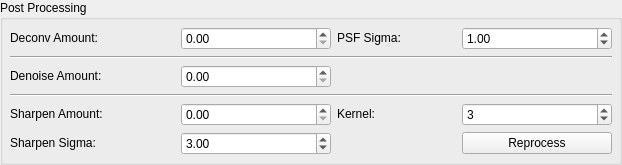
    <widget class="QGroupBox" name="PostProcGroupBox">
     <property name="sizePolicy">
      <sizepolicy hsizetype="Preferred" vsizetype="Fixed">
       <horstretch>0</horstretch>
       <verstretch>0</verstretch>
      </sizepolicy>
     </property>
     <property name="title">
      <string>Post Processing</string>
     </property>
     <property name="checkable">
      <bool>false</bool>
     </property>
     <property name="checked">
      <bool>false</bool>
     </property>
     <layout class="QGridLayout" name="gridLayout_4">
      <property name="leftMargin">
       <number>7</number>
      </property>
      <property name="topMargin">
       <number>7</number>
      </property>
      <property name="rightMargin">
       <number>7</number>
      </property>
      <property name="bottomMargin">
       <number>7</number>
      </property>
      <item row="2" column="0">
       <widget class="QLabel" name="DenoiseLabel">
        <property name="sizePolicy">
         <sizepolicy hsizetype="Fixed" vsizetype="Fixed">
          <horstretch>0</horstretch>
          <verstretch>0</verstretch>
         </sizepolicy>
        </property>
        <property name="minimumSize">
         <size>
          <width>165</width>
          <height>0</height>
         </size>
        </property>
        <property name="text">
         <string>Denoise Amount:</string>
        </property>
        <property name="buddy">
         <cstring>DenoiseAmt</cstring>
        </property>
       </widget>
      </item>
      <item row="4" column="3">
       <widget class="QSpinBox" name="SharpenKernal">
        <property name="sizePolicy">
         <sizepolicy hsizetype="Fixed" vsizetype="Fixed">
          <horstretch>0</horstretch>
          <verstretch>0</verstretch>
         </sizepolicy>
        </property>
        <property name="minimumSize">
         <size>
          <width>150</width>
          <height>0</height>
         </size>
        </property>
        <property name="toolTip">
         <string>&lt;html&gt;&lt;head/&gt;&lt;body&gt;&lt;p&gt;Sharpen kernel size.&lt;/p&gt;&lt;/body&gt;&lt;/html&gt;</string>
        </property>
        <property name="minimum">
         <number>1</number>
        </property>
        <property name="singleStep">
         <number>2</number>
        </property>
        <property name="value">
         <number>3</number>
        </property>
       </widget>
      </item>
      <item row="0" column="1">
       <widget class="QDoubleSpinBox" name="DeconvAmt">
        <property name="sizePolicy">
         <sizepolicy hsizetype="Fixed" vsizetype="Fixed">
          <horstretch>0</horstretch>
          <verstretch>0</verstretch>
         </sizepolicy>
        </property>
        <property name="minimumSize">
         <size>
          <width>150</width>
          <height>0</height>
         </size>
        </property>
        <property name="toolTip">
         <string>&lt;html&gt;&lt;head/&gt;&lt;body&gt;&lt;p&gt;Amount of Wiener Deconvolution to apply in the range 0 to 1. The feature blends this amount of the deconvolved image with (1 - amount) of the original image.&lt;/p&gt;&lt;p&gt;Set to 0 to switch deconvolution off.&lt;/p&gt;&lt;/body&gt;&lt;/html&gt;</string>
        </property>
        <property name="maximum">
         <double>1.000000000000000</double>
        </property>
        <property name="singleStep">
         <double>0.100000000000000</double>
        </property>
       </widget>
      </item>
      <item row="2" column="1">
       <widget class="QDoubleSpinBox" name="DenoiseAmt">
        <property name="sizePolicy">
         <sizepolicy hsizetype="Fixed" vsizetype="Fixed">
          <horstretch>0</horstretch>
          <verstretch>0</verstretch>
         </sizepolicy>
        </property>
        <property name="minimumSize">
         <size>
          <width>150</width>
          <height>0</height>
         </size>
        </property>
        <property name="toolTip">
         <string>&lt;html&gt;&lt;head/&gt;&lt;body&gt;&lt;p&gt;Amount of denoise to apply. Larger values apply more denoising.&lt;/p&gt;&lt;p&gt;Set to 0 to skip denoising&lt;/p&gt;&lt;/body&gt;&lt;/html&gt;</string>
        </property>
        <property name="maximum">
         <double>5.000000000000000</double>
        </property>
       </widget>
      </item>
      <item row="1" column="0" colspan="4">
       <widget class="Line" name="line">
        <property name="orientation">
         <enum>Qt::Horizontal</enum>
        </property>
       </widget>
      </item>
      <item row="4" column="2">
       <widget class="QLabel" name="SharpenKernalLabel">
        <property name="sizePolicy">
         <sizepolicy hsizetype="Fixed" vsizetype="Fixed">
          <horstretch>0</horstretch>
          <verstretch>0</verstretch>
         </sizepolicy>
        </property>
        <property name="minimumSize">
         <size>
          <width>119</width>
          <height>0</height>
         </size>
        </property>
        <property name="text">
         <string>Kernel:</string>
        </property>
        <property name="buddy">
         <cstring>SharpenKernal</cstring>
        </property>
       </widget>
      </item>
      <item row="6" column="0">
       <widget class="QLabel" name="SharpenSigmaLabel">
        <property name="sizePolicy">
         <sizepolicy hsizetype="Fixed" vsizetype="Fixed">
          <horstretch>0</horstretch>
          <verstretch>0</verstretch>
         </sizepolicy>
        </property>
        <property name="minimumSize">
         <size>
          <width>165</width>
          <height>0</height>
         </size>
        </property>
        <property name="text">
         <string>Sharpen Sigma:</string>
        </property>
        <property name="buddy">
         <cstring>SharpenSigma</cstring>
        </property>
       </widget>
      </item>
      <item row="0" column="2">
       <widget class="QLabel" name="PSFLabel">
        <property name="sizePolicy">
         <sizepolicy hsizetype="Fixed" vsizetype="Fixed">
          <horstretch>0</horstretch>
          <verstretch>0</verstretch>
         </sizepolicy>
        </property>
        <property name="minimumSize">
         <size>
          <width>119</width>
          <height>0</height>
         </size>
        </property>
        <property name="text">
         <string>PSF Sigma:</string>
        </property>
        <property name="buddy">
         <cstring>PSFSigma</cstring>
        </property>
       </widget>
      </item>
      <item row="6" column="1">
       <widget class="QDoubleSpinBox" name="SharpenSigma">
        <property name="sizePolicy">
         <sizepolicy hsizetype="Fixed" vsizetype="Fixed">
          <horstretch>0</horstretch>
          <verstretch>0</verstretch>
         </sizepolicy>
        </property>
        <property name="minimumSize">
         <size>
          <width>150</width>
          <height>0</height>
         </size>
        </property>
        <property name="toolTip">
         <string>&lt;html&gt;&lt;head/&gt;&lt;body&gt;&lt;p&gt;Sharpen sigma.&lt;/p&gt;&lt;/body&gt;&lt;/html&gt;</string>
        </property>
        <property name="maximum">
         <double>100.000000000000000</double>
        </property>
        <property name="value">
         <double>3.000000000000000</double>
        </property>
       </widget>
      </item>
      <item row="4" column="0">
       <widget class="QLabel" name="SharpenLabel">
        <property name="sizePolicy">
         <sizepolicy hsizetype="Fixed" vsizetype="Fixed">
          <horstretch>0</horstretch>
          <verstretch>0</verstretch>
         </sizepolicy>
        </property>
        <property name="minimumSize">
         <size>
          <width>165</width>
          <height>0</height>
         </size>
        </property>
        <property name="text">
         <string>Sharpen Amount:</string>
        </property>
        <property name="buddy">
         <cstring>SharpenAmt</cstring>
        </property>
       </widget>
      </item>
      <item row="0" column="0">
       <widget class="QLabel" name="DeconvLabel">
        <property name="sizePolicy">
         <sizepolicy hsizetype="Fixed" vsizetype="Fixed">
          <horstretch>0</horstretch>
          <verstretch>0</verstretch>
         </sizepolicy>
        </property>
        <property name="minimumSize">
         <size>
          <width>165</width>
          <height>0</height>
         </size>
        </property>
        <property name="text">
         <string>Deconv Amount:</string>
        </property>
        <property name="buddy">
         <cstring>DeconvAmt</cstring>
        </property>
       </widget>
      </item>
      <item row="0" column="3">
       <widget class="QDoubleSpinBox" name="PSFSigma">
        <property name="sizePolicy">
         <sizepolicy hsizetype="Fixed" vsizetype="Fixed">
          <horstretch>0</horstretch>
          <verstretch>0</verstretch>
         </sizepolicy>
        </property>
        <property name="minimumSize">
         <size>
          <width>150</width>
          <height>0</height>
         </size>
        </property>
        <property name="toolTip">
         <string>&lt;html&gt;&lt;head/&gt;&lt;body&gt;&lt;p&gt;PSF Sigma to use for Deconvolution&lt;/p&gt;&lt;/body&gt;&lt;/html&gt;</string>
        </property>
        <property name="maximum">
         <double>10.000000000000000</double>
        </property>
        <property name="value">
         <double>1.000000000000000</double>
        </property>
       </widget>
      </item>
      <item row="4" column="1">
       <widget class="QDoubleSpinBox" name="SharpenAmt">
        <property name="sizePolicy">
         <sizepolicy hsizetype="Fixed" vsizetype="Fixed">
          <horstretch>0</horstretch>
          <verstretch>0</verstretch>
         </sizepolicy>
        </property>
        <property name="minimumSize">
         <size>
          <width>150</width>
          <height>0</height>
         </size>
        </property>
        <property name="toolTip">
         <string>&lt;html&gt;&lt;head/&gt;&lt;body&gt;&lt;p&gt;Amount of sharpening to apply. Larger values apply more sharpening.&lt;/p&gt;&lt;p&gt;Set to 0 to skip sharpening.&lt;/p&gt;&lt;/body&gt;&lt;/html&gt;</string>
        </property>
        <property name="maximum">
         <double>100.000000000000000</double>
        </property>
       </widget>
      </item>
      <item row="3" column="0" colspan="4">
       <widget class="Line" name="line_2">
        <property name="orientation">
         <enum>Qt::Horizontal</enum>
        </property>
       </widget>
      </item>
      <item row="6" column="3">
       <widget class="QPushButton" name="ReprocessB">
        <property name="sizePolicy">
         <sizepolicy hsizetype="Fixed" vsizetype="Fixed">
          <horstretch>0</horstretch>
          <verstretch>0</verstretch>
         </sizepolicy>
        </property>
        <property name="minimumSize">
         <size>
          <width>150</width>
          <height>0</height>
         </size>
        </property>
        <property name="toolTip">
         <string>Rerun the post processing using the selected parameters</string>
        </property>
        <property name="text">
         <string>Reprocess</string>
        </property>
       </widget>
      </item>
     </layout>
    </widget>
